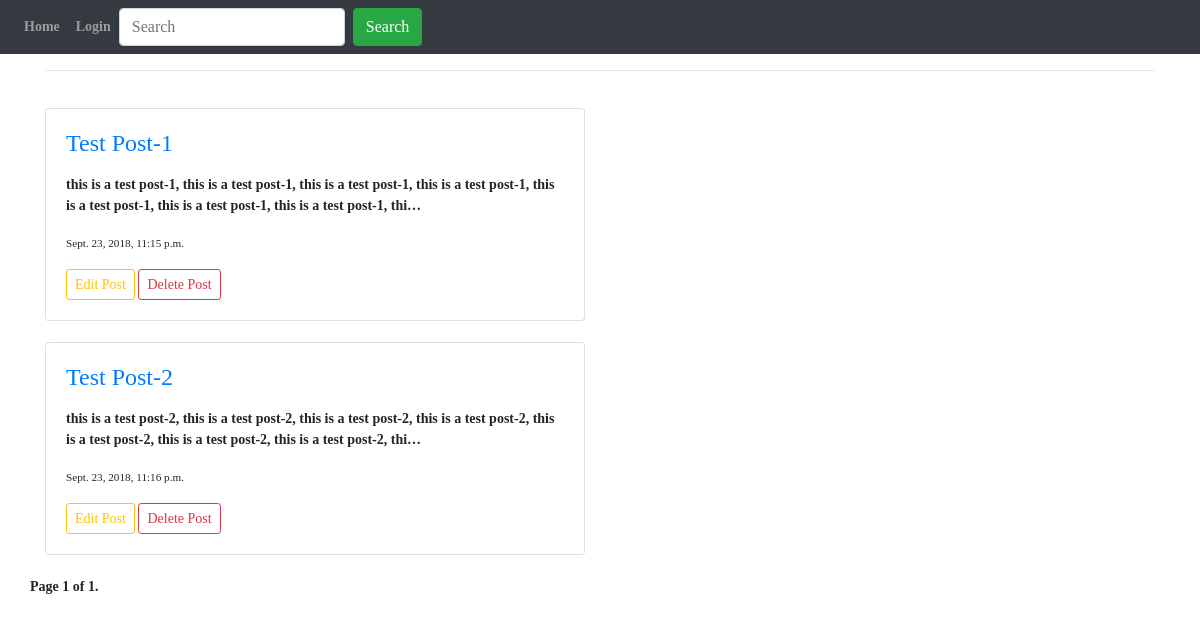
The page / on the database its author committed.
### firstApp/models.py (models this page shows, shortened)
class Posts(models.Model):
    owner = models.ForeignKey(settings.AUTH_USER_MODEL, verbose_name=_(
        'owner'), blank=True, null=True, on_delete=models.CASCADE)
    title = models.CharField(max_length=100)
    content = RichTextUploadingField(
        _('content'), config_name='default')
    file = models.FileField(
        _('upload file'), upload_to='files/%Y/%m/%d/%r',
        null=True, blank=True)
    image = models.ImageField(
        _('upload image'), upload_to='images/%Y/%m/%d/%r',
        null=True, blank=True)
    update_date_time = models.DateTimeField(
        _('create date'), auto_now_add=True, auto_now=False)
    create_date_time = models.DateTimeField(
        _('update date'), auto_now_add=False, auto_now=True)
    def get_absolute_url(self):
        return reverse('firstApp:detail', kwargs={'id': self.id})
    class Meta:
        verbose_name = _('post')
        verbose_name_plural = _('posts')

### firstApp/views.py (the view)
# urls.py: url(r'^$', views.PostListAPIView.as_view(), name='post-list'),
def list(request):
    posts = Posts.objects.all()
    paginator = Paginator(posts, 25)  # Show 25 posts per page
    page = request.GET.get('page')
    try:
        posts = paginator.get_page(page)
    except PageNotAnInteger:
        posts = paginator.page(1)
    except EmptyPage:
        posts = paginator.page(paginator.num_pages)
    return render(request, 'list.html', {'posts': posts})

### firstApp/context_processors.py (called while the page is built)
def search(request):
    query = request.GET.get('q')
    if query:
        posts = Posts.objects.all()
        search_result = posts.filter(
            Q(title__icontains=query) |
            Q(content__icontains=query)
        )
        if search_result:
            return {'search_result': search_result, }
        else:
            return {'search_result': 'custom_not_found'}
    else:
        return {'search_result': None, }

### firstApp/templates/list.html (shortened to what this page needs)
{% extends "base_firstApp.html" %}
{% block content %}
    {% for post in posts %}
        <br>
        <div class="row">
            <div class="col-6">
                <div class="card">
                    <div class="card-body">
                        <h4 class="card-title">
                            <a href="{{ post.get_absolute_url }}">
                                {{post.title}}
                            </a>
                        </h4>
                        <p class="card-text">
                            {{post.content|safe|truncatechars_html:200}}
                            <small>
                            {{post.update_date_time}}
                            </small>
                        </p>
                        <a href="{% url 'firstApp:edit' id=post.id %}" button type="button" class="btn btn-outline-warning btn-sm" class="card-link">Edit Post</a>
                        <a href="{% url 'firstApp:delete' id=post.id %}" button type="button" class="btn btn-outline-danger btn-sm" class="card-link">Delete Post</a>
                    </div>
                </div>
            </div>
        </div>
    {% endfor %}
    <br>
    <div class="row">
        <div class="text-center">
            <div class="pagination">
                <span class="step-links">
                    <span class="current">
                        Page {{ posts.number }} of {{ posts.paginator.num_pages }}.
                    </span>
                </span>
            </div>
        </div>
    </div>
    <br>
{% endblock content %}

### firstApp/static/css/custom_style.css (style rules this page uses)
body { font-family: rmTypeRighter; font-size: 14px; font-weight: bold; }

### rows shown on the page
Posts: title "Test Post-1", content "this is a test post-1, this is a test post-1, this is a test post-1, this is a test post-1, this is a test post-1, this is a test post-1, this is a test post-1, thi…", update_date_time "Sept. 23, 2018, 11:15 p.m."
Posts: title "Test Post-2", content "this is a test post-2, this is a test post-2, this is a test post-2, this is a test post-2, this is a test post-2, this is a test post-2, this is a test post-2, thi…", update_date_time "Sept. 23, 2018, 11:16 p.m."

### other values the page prints
{{ posts.number }} "1"
{{ posts.paginator.num_pages }} "1"
